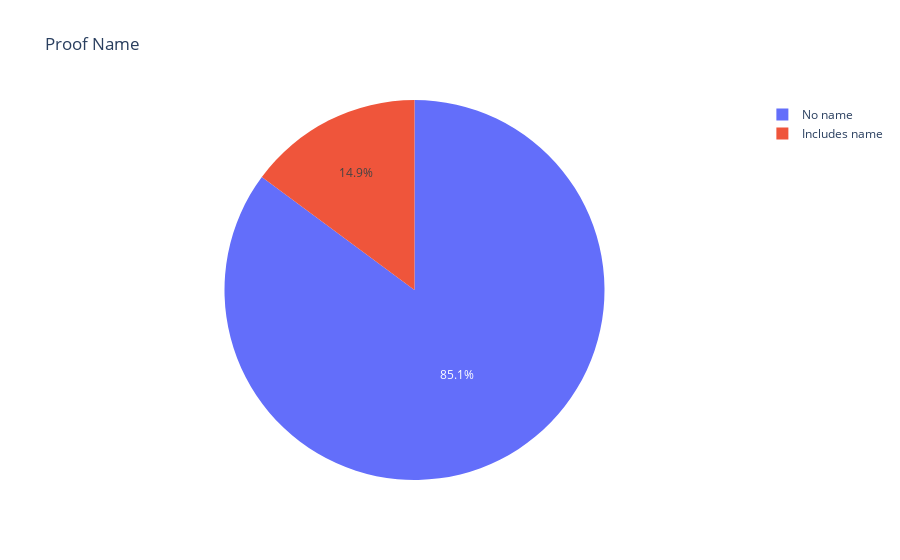

This figure's notebook cell:
### Code cell
fig = px.pie(proof_name, values = 'count', names = 'type', title = 'Proof Name')
fig.show()

### Figure 1 — Plotly figure (JSON) as saved in the notebook; plotly's stock layout.template omitted (floating-point values rounded to 4 significant figures)
{"data": [{"domain": {"x": [0, 1], "y": [0, 1]}, "hovertemplate": "type=%{label}<br>count=%{value}<extra></extra>", "labels": ["No name", "Includes name"], "legendgroup": "", "name": "", "showlegend": true, "type": "pie", "values": [1204, 210]}], "layout": {"legend": {"tracegroupgap": 0}, "title": {"text": "Proof Name"}}}
